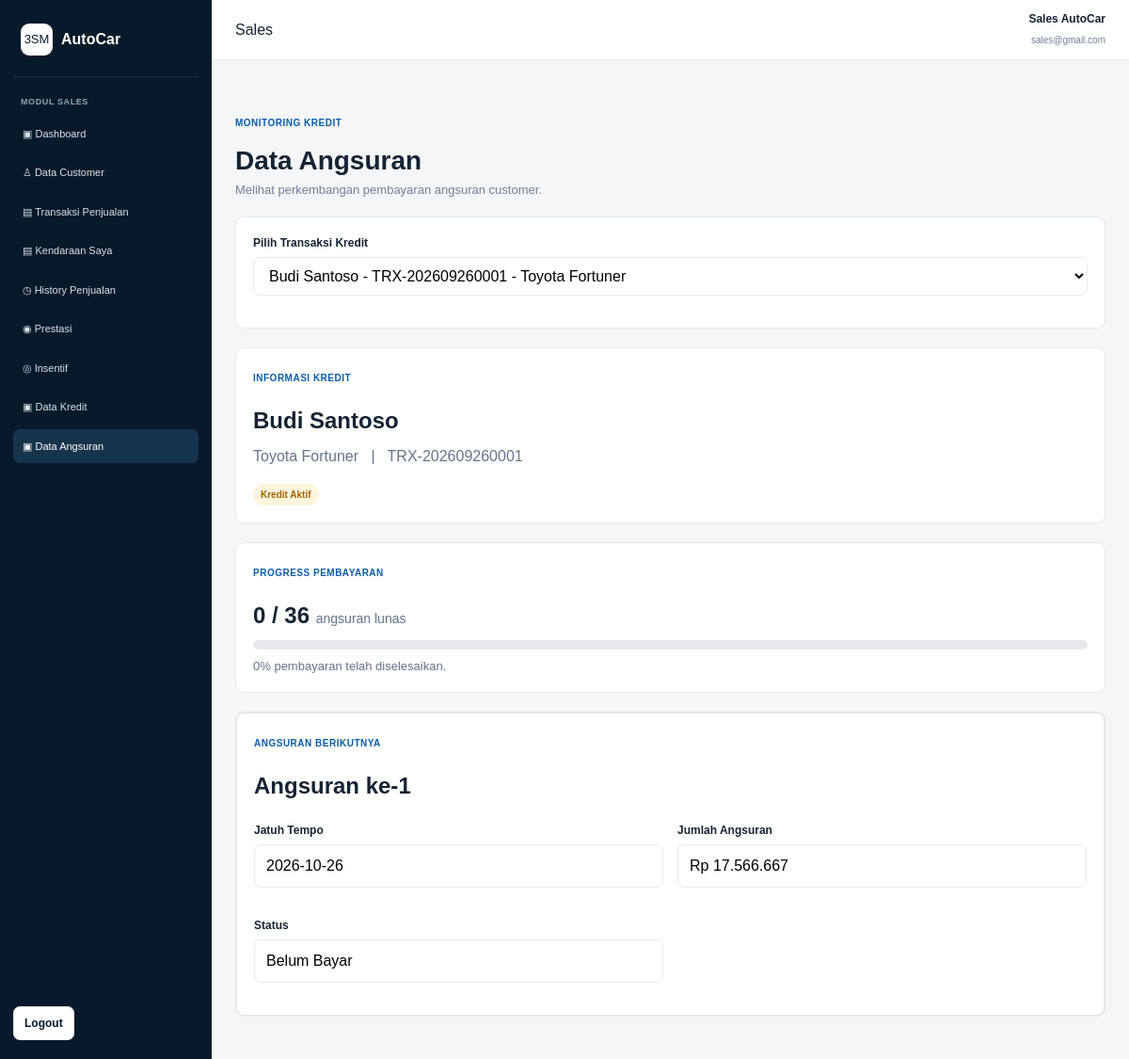
Page /sales/angsuran.php?id_kredit=1 (signed in) on the committed database.
### tables this page shows
CREATE TABLE kredit (
    id_kredit INT AUTO_INCREMENT PRIMARY KEY,
    id_penjualan INT NOT NULL UNIQUE,
    harga_kendaraan DECIMAL(15,2) NOT NULL DEFAULT 0,
    dp DECIMAL(15,2) NOT NULL DEFAULT 0,
    pokok_pinjaman DECIMAL(15,2) NOT NULL DEFAULT 0,
    tenor INT NOT NULL DEFAULT 0,
    bunga_tahunan DECIMAL(5,2) NOT NULL DEFAULT 0,
    total_bunga DECIMAL(15,2) NOT NULL DEFAULT 0,
    total_kredit DECIMAL(15,2) NOT NULL DEFAULT 0,
    angsuran_per_bulan DECIMAL(15,2) NOT NULL DEFAULT 0,
    tanggal_mulai DATE DEFAULT NULL,
    status_kredit ENUM('Aktif','Lunas') NOT NULL DEFAULT 'Aktif',
    created_at TIMESTAMP DEFAULT CURRENT_TIMESTAMP,
    CONSTRAINT fk_kredit_penjualan
        FOREIGN KEY (id_penjualan) REFERENCES penjualan(id_penjualan)
        ON UPDATE CASCADE ON DELETE CASCADE
);

CREATE TABLE customer (
    id_customer INT AUTO_INCREMENT PRIMARY KEY,
    nama VARCHAR(100) NOT NULL,
    email VARCHAR(100) DEFAULT NULL,
    no_hp VARCHAR(20) DEFAULT NULL,
    alamat TEXT DEFAULT NULL,
    created_at TIMESTAMP DEFAULT CURRENT_TIMESTAMP
);

CREATE TABLE merek (
    id_merek INT AUTO_INCREMENT PRIMARY KEY,
    nama_merek VARCHAR(100) NOT NULL UNIQUE
);

CREATE TABLE tipe_kendaraan (
    id_tipe INT AUTO_INCREMENT PRIMARY KEY,
    nama_tipe VARCHAR(100) NOT NULL,
    id_merek INT DEFAULT NULL,
    CONSTRAINT fk_tipe_merek
        FOREIGN KEY (id_merek) REFERENCES merek(id_merek)
        ON UPDATE CASCADE ON DELETE SET NULL
);

CREATE TABLE penjualan (
    id_penjualan INT AUTO_INCREMENT PRIMARY KEY,
    no_transaksi VARCHAR(50) NOT NULL UNIQUE,
    id_customer INT NOT NULL,
    id_sales INT NOT NULL,
    id_kendaraan INT NOT NULL,
    harga DECIMAL(15,2) NOT NULL DEFAULT 0,
    tanggal DATE NOT NULL,
    metode_pembayaran ENUM('Cash','Transfer','Kredit') NOT NULL,
    status ENUM('Menunggu Verifikasi','Selesai','Ditolak') NOT NULL DEFAULT 'Menunggu Verifikasi',
    dp DECIMAL(15,2) NOT NULL DEFAULT 0,
    tenor INT NOT NULL DEFAULT 0,
    bunga_tahunan DECIMAL(5,2) NOT NULL DEFAULT 0,
    pokok_pinjaman DECIMAL(15,2) NOT NULL DEFAULT 0,
    total_bunga DECIMAL(15,2) NOT NULL DEFAULT 0,
    total_kredit DECIMAL(15,2) NOT NULL DEFAULT 0,
    angsuran_per_bulan DECIMAL(15,2) NOT NULL DEFAULT 0,
    created_at TIMESTAMP DEFAULT CURRENT_TIMESTAMP,
    CONSTRAINT fk_penjualan_customer
        FOREIGN KEY (id_customer) REFERENCES customer(id_customer)
        ON UPDATE CASCADE ON DELETE RESTRICT,
    CONSTRAINT fk_penjualan_sales
        FOREIGN KEY (id_sales) REFERENCES sales(id_sales)
        ON UPDATE CASCADE ON DELETE RESTRICT,
    CONSTRAINT fk_penjualan_kendaraan
        FOREIGN KEY (id_kendaraan) REFERENCES kendaraan(id_kendaraan)
        ON UPDATE CASCADE ON DELETE RESTRICT
);

CREATE TABLE angsuran (
    id_angsuran INT AUTO_INCREMENT PRIMARY KEY,
    id_kredit INT NOT NULL,
    angsuran_ke INT NOT NULL,
    jatuh_tempo DATE NOT NULL,
    jumlah_angsuran DECIMAL(15,2) NOT NULL DEFAULT 0,
    jumlah_bayar DECIMAL(15,2) NOT NULL DEFAULT 0,
    tanggal_bayar DATE DEFAULT NULL,
    status ENUM('Belum Bayar','Lunas') NOT NULL DEFAULT 'Belum Bayar',
    created_at TIMESTAMP DEFAULT CURRENT_TIMESTAMP,
    CONSTRAINT fk_angsuran_kredit
        FOREIGN KEY (id_kredit) REFERENCES kredit(id_kredit)
        ON UPDATE CASCADE ON DELETE CASCADE,
    UNIQUE KEY uq_angsuran_kredit_ke (id_kredit, angsuran_ke)
);

### config/helpers.php (called while the page is built, shortened)
<?php
function e($value)
{
    return htmlspecialchars((string)$value, ENT_QUOTES, 'UTF-8');
}
function rupiah($angka)
{
    return "Rp " . number_format((float)$angka, 0, ',', '.');
}
?>

### sales/angsuran.php (the view, shortened to what this page needs)
<?php
include "../config/koneksi.php";
include "header.php";
$id_user = (int)$_SESSION['id_user'];
$salesRow = mysqli_fetch_assoc(mysqli_query($conn, "
    SELECT id_sales
    FROM sales
    WHERE id_user = $id_user
    LIMIT 1
"));
$id_sales = (int)($salesRow['id_sales'] ?? 0);
$kreditList = mysqli_query($conn, "
    SELECT
        k.id_kredit,
        k.tenor,
        p.no_transaksi,
        c.nama AS customer,
        m.nama_merek,
        t.nama_tipe
    FROM kredit k
    INNER JOIN penjualan p ON k.id_penjualan = p.id_penjualan
    INNER JOIN customer c ON p.id_customer = c.id_customer
    INNER JOIN kendaraan v ON p.id_kendaraan = v.id_kendaraan
    INNER JOIN merek m ON v.id_merek = m.id_merek
    INNER JOIN tipe_kendaraan t ON v.id_tipe = t.id_tipe
    WHERE p.id_sales = $id_sales
    ORDER BY k.id_kredit DESC
");
$id_kredit = isset($_GET['id_kredit'])
    ? (int)$_GET['id_kredit']
    : 0;
$selectedCredit = null;
$nextPayment = null;
$totalAngsuran = 0;
$totalLunas = 0;
if ($id_kredit > 0) {
    $selectedQuery = mysqli_query($conn, "
        SELECT
            k.*,
            p.no_transaksi,
            c.nama AS customer,
            m.nama_merek,
            t.nama_tipe
        FROM kredit k
        INNER JOIN penjualan p ON k.id_penjualan = p.id_penjualan
        INNER JOIN customer c ON p.id_customer = c.id_customer
        INNER JOIN kendaraan v ON p.id_kendaraan = v.id_kendaraan
        INNER JOIN merek m ON v.id_merek = m.id_merek
        INNER JOIN tipe_kendaraan t ON v.id_tipe = t.id_tipe
        WHERE k.id_kredit = $id_kredit
        AND p.id_sales = $id_sales
        LIMIT 1
    ");
    $selectedCredit = mysqli_fetch_assoc($selectedQuery);
    if ($selectedCredit) {
        $totalQuery = mysqli_query($conn, "
            SELECT
                COUNT(*) AS total,
                SUM(
                    CASE
                        WHEN status = 'Lunas' THEN 1
                        ELSE 0
                    END
                ) AS lunas
            FROM angsuran
            WHERE id_kredit = $id_kredit
        ");
        $totalData = mysqli_fetch_assoc($totalQuery);
        $totalAngsuran = (int)$totalData['total'];
        $totalLunas = (int)$totalData['lunas'];
        $nextQuery = mysqli_query($conn, "
            SELECT *
            FROM angsuran
            WHERE id_kredit = $id_kredit
            AND status <> 'Lunas'
            ORDER BY angsuran_ke ASC
            LIMIT 1
        ");
        $nextPayment = mysqli_fetch_assoc($nextQuery);
    }
}
?>
<div class="page-head">
    <span class="eyebrow">MONITORING KREDIT</span>
    <h1>Data Angsuran</h1>
    <p>
        Melihat perkembangan pembayaran angsuran customer.
    </p>
</div>
<div class="card" style="margin-bottom:20px;">
    <div class="form-group">
        <label>
            <strong>Pilih Transaksi Kredit</strong>
        </label>
        <select
            class="form-control"
            id="pilihKredit"
            onchange="pilihTransaksi()"
        >
            <?php while($k = mysqli_fetch_assoc($kreditList)): ?>
                <option
                    value="<?= $k['id_kredit'] ?>"
                    <?= ($id_kredit == $k['id_kredit'])
                        ? 'selected'
                        : '' ?>
                >
                    <?= e($k['customer']) ?>
                    -
                </option>
            <?php endwhile; ?>
        </select>
    </div>
</div>
<?php if($selectedCredit): ?>
<div class="card" style="margin-bottom:20px;">
    <span class="eyebrow">
        INFORMASI KREDIT
    </span>
    <h2 style="margin:8px 0;">
        <?= e($selectedCredit['customer']) ?>
    </h2>
    <p style="
        margin:0;
        color:#64748b;
    ">
        <?= e(
            $selectedCredit['nama_merek']
            . ' '
            . $selectedCredit['nama_tipe']
        ) ?>
        &nbsp; | &nbsp;
        <?= e($selectedCredit['no_transaksi']) ?>
    </p>
    <div style="margin-top:15px;">
        <?php if($selectedCredit['status_kredit'] === 'Lunas'): ?>
            <span class="badge badge-success">
                Kredit Lunas
            </span>
        <?php else: ?>
            <span class="badge badge-warning">
                Kredit Aktif
            </span>
        <?php endif; ?>
    </div>
</div>
<div class="card" style="margin-bottom:20px;">
    <span class="eyebrow">
        PROGRESS PEMBAYARAN
    </span>
    <h2 style="margin:8px 0;">
        <?= $totalLunas ?>
        /
        <?= $totalAngsuran ?>
        <span style="
            font-size:14px;
            font-weight:normal;
            color:#64748b;
        ">
            angsuran lunas
        </span>
    </h2>
    <?php
    $progress = 0;
    if ($totalAngsuran > 0) {
        $progress =
            ($totalLunas / $totalAngsuran) * 100;
    }
    ?>
    <div style="
        width:100%;
        height:10px;
        background:#e5e7eb;
        border-radius:10px;
        overflow:hidden;
    ">
    </div>
    <p style="
        margin-top:8px;
        color:#64748b;
        font-size:13px;
    ">
        <?= number_format($progress, 0) ?>%
        pembayaran telah diselesaikan.
    </p>
</div>
<?php if($nextPayment): ?>
<div class="card" style="
    margin-bottom:20px;
    border:2px solid #e5e7eb;
">
    <span class="eyebrow">
        ANGSURAN BERIKUTNYA
    </span>
    <h2 style="margin:8px 0 20px;">
        Angsuran ke-<?= e($nextPayment['angsuran_ke']) ?>
    </h2>
    <div class="form-grid">
        <div class="form-group">
            <label>Jatuh Tempo</label>
            <input
                class="form-control"
                value="<?= e($nextPayment['jatuh_tempo']) ?>"
                readonly
            >
        </div>
        <div class="form-group">
            <label>Jumlah Angsuran</label>
            <input
                class="form-control"
                value="<?= rupiah($nextPayment['jumlah_angsuran']) ?>"
                readonly
            >
        </div>
        <div class="form-group">
            <label>Status</label>
            <input
                class="form-control"
                value="<?= e($nextPayment['status']) ?>"
                readonly
            >
        </div>
    </div>
</div>
<?php endif; ?>
<?php endif; ?>
<?php include "footer.php"; ?>

### assets/css/style.css (style rules this page uses)
* { margin: 0; padding: 0; box-sizing: border-box; }
:root { --navy: #071a2b; --navy-2: #0d2a42; --blue: #0b5cab; --blue-light: #eaf3fb; --text: #152333; --muted: #718096; --border: #e5eaf0; --bg: #f4f6f8; --white: #ffffff; --green: #0d9f6e; --yellow: #d98a00; --red: #c93636; }
body { font-family: Arial, Helvetica, sans-serif; background: var(--bg); color: var(--text); line-height: 1.5; }
button, input, select, textarea { font: inherit; }
.eyebrow { display: inline-block; color: var(--blue); font-size: 10px; font-weight: 800; letter-spacing: .5px; margin-bottom: 12px; }
.stat-card, .card { background: white; border: 1px solid var(--border); border-radius: 9px; padding: 18px; }
.badge { display: inline-flex; align-items: center; padding: 4px 8px; border-radius: 999px; background: #edf1f5; color: #52606d; font-size: 10px; font-weight: 800; }
.badge-warning { background: #fff4dc; color: #a56300; }
.page-head { padding: 28px 0 18px; }
.page-head h1 { font-size: 28px; }
.page-head p { color: var(--muted); font-size: 13px; }
.form-control { width: 100%; border: 1px solid var(--border); border-radius: 7px; padding: 10px 12px; background: white; outline: none; }
.form-group { margin-bottom: 16px; }
.form-group label { display: block; font-size: 12px; font-weight: 800; margin-bottom: 6px; }
.form-grid { display: grid; grid-template-columns: repeat(2, 1fr); gap: 15px; }

### rows in the picture
kredit: customer.nama "Budi Santoso", merek.nama_merek "Toyota Fortuner", id_penjualan.no_transaksi "TRX-202609260001"
angsuran: angsuran_ke "1", jatuh_tempo "2026-10-26", jumlah_angsuran "Rp 17.566.667", status "Belum Bayar"

### other values in the picture
$_SESSION['nama'] "Sales AutoCar"
$_SESSION['email'] "sales@gmail.com"
$totalLunas "0"
$totalAngsuran "36"
$progress "0"
form field value "Budi Santoso - TRX-202609260001 - Toyota Fortuner"
